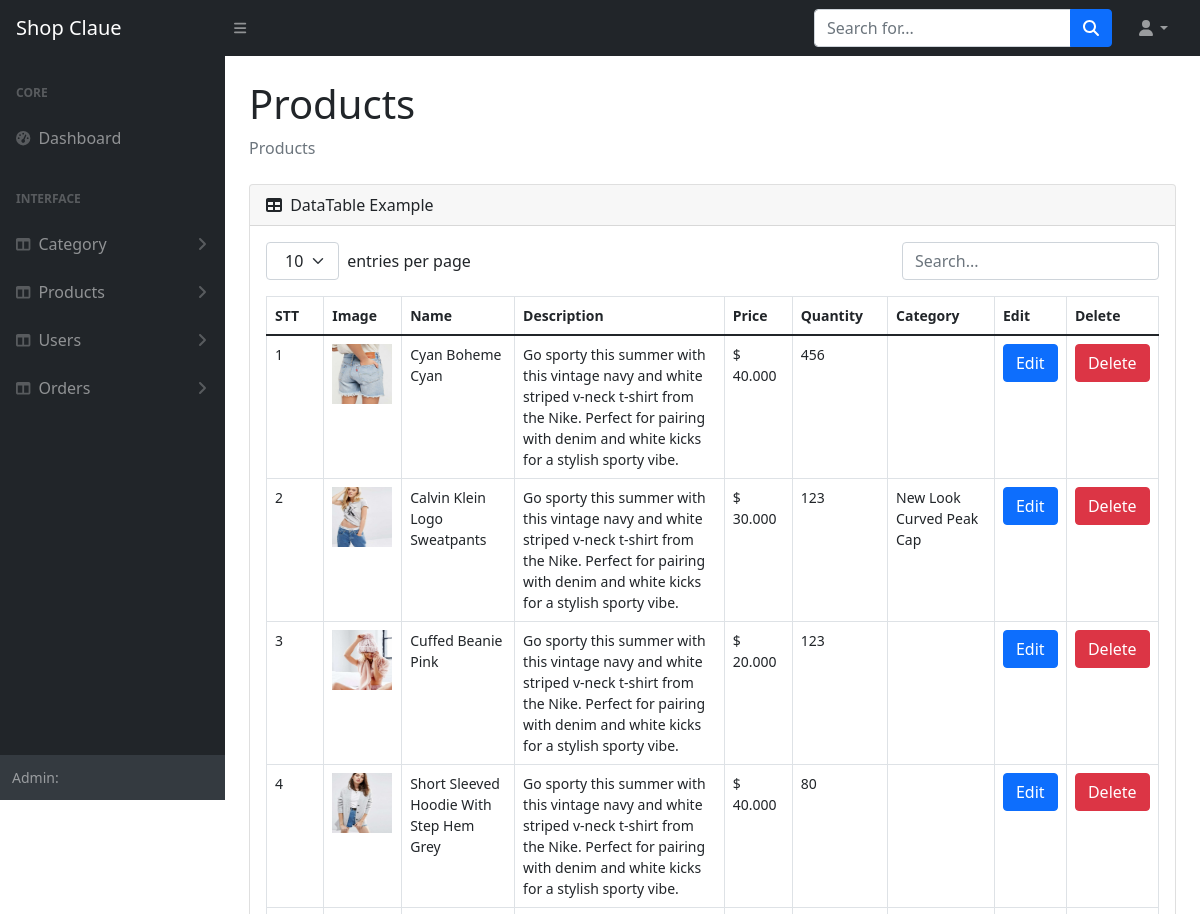
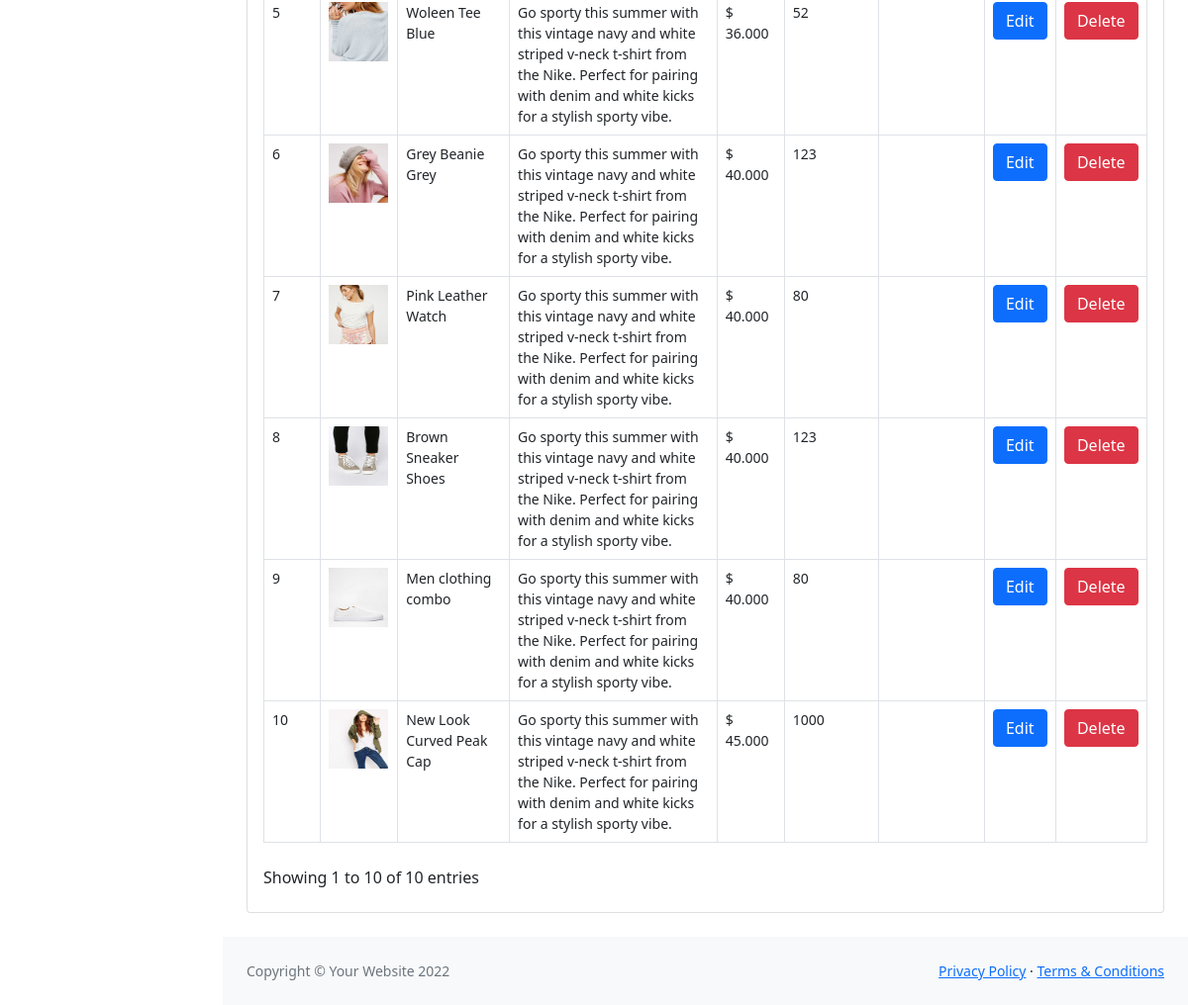
/admin/products/index.php, run on the app's committed database (2 pictures, top to bottom).
### tables this page shows
CREATE TABLE `products` (
  `id` int(11) NOT NULL,
  `image` varchar(2048) NOT NULL,
  `name` varchar(128) NOT NULL,
  `description` text NOT NULL,
  `price` double NOT NULL,
  `quantity` int(11) NOT NULL,
  `category_id` int(11) NOT NULL
);

### core/db/db_products.php (called while the page is built, shortened)
<?php
$pdo = get_pdo();
function get_all_products(){
    global $pdo;
    $sql = "SELECT * FROM PRODUCTS";
    $stmt = $pdo->prepare($sql);
    $stmt->execute();
    $stmt->setFetchMode(PDO::FETCH_ASSOC);
    $result = $stmt->fetchAll();
    $products_list = array();
    foreach ($result as $row){
        $products= array(
            'id' => $row['id'],
            'image' => $row['image'],
            'name' => $row['name'],
            'description' => $row['description'],
            'price' => $row['price'],
            'quantity' => $row['quantity'],
            'category_id' => $row['category_id']
        );
        array_push($products_list, $products);
    }
    return $products_list;
}
?>

### core/db/db_category.php (called while the page is built, shortened)
<?php
$pdo = get_pdo();
function get_all_categories(){
    global $pdo;
    $sql = "SELECT * FROM CATEGORIES";
    $stmt = $pdo->prepare($sql);
    $stmt->execute();
    $stmt->setFetchMode(PDO::FETCH_ASSOC);
    $result = $stmt->fetchAll();
    $category_list = array();
    foreach ($result as $row){
        $category = array(
            'id' => $row['id'],
            'image' => $row['image'],
            'name' => $row['name'],
            'description' => $row['description']
        );
        array_push($category_list, $category);
    }
    return $category_list;
}
function get_category($category_id){
    global $pdo;
    $sql = "SELECT * FROM CATEGORIES WHERE ID=:id";
    $stmt = $pdo->prepare($sql);
    $stmt->bindParam(':id', $category_id);
    $stmt->execute();
    $stmt->setFetchMode(PDO::FETCH_ASSOC);
    $result = $stmt->fetchAll();
    foreach ($result as $row){
        return array(
            'id' => $row['id'],
            'name' => $row['name'],
            'img' => $row['image'],
            'description' => $row['description'],
        );
    }
    return null;
}

### admin/view/products/_index.php (the view, shortened to what this page needs)
<!DOCTYPE html>
<html lang="en">
<head>
    <link href="../../public/admin/css/style.css" rel="stylesheet" />
</head>
<body class="sb-nav-fixed">
    <?php include_once '../view/inc/_navbar.php' ?>
    <div id="layoutSidenav">
        <?php include_once '../view/inc/_sideleft.php' ?>
        <div id="layoutSidenav_content">
            <main>
                <div class="container-fluid px-4">
                    <h1 class="mt-4">Products</h1>
                    <ol class="breadcrumb mb-4">
                        <li class="breadcrumb-item active">Products</li>
                    </ol>
                    <div class="card mb-4">
                        <div class="card-header">
                            <i class="fas fa-table me-1"></i>
                            DataTable Example
                        </div>
                        <div class="card-body">
                            <table id="datatablesSimple">
                                <thead>
                                    <tr>
                                        <th>STT</th>
                                        <th>Image</th>
                                        <th>Name</th>
                                        <th>Description</th>
                                        <th>Price</th>
                                        <th>Quantity</th>
                                        <th>Category</th>
                                        <th>Edit</th>
                                        <th>Delete</th>
                                    </tr>
                                </thead>
                                <tbody>
                                    <?php $index = 0; ?>
                                    <?php foreach ($product_list as $product) { ?>
                                        <tr>
                                            <td>
                                                <?php echo ++$index; ?>
                                            </td>
                                            <td><img src="../../public/media/img/<?php echo $product['image']; ?>.jpg"
                                                    width="60" height="60"></td>
                                            <td>
                                                <?php echo $product['name']; ?>
                                            </td>
                                            <td>
                                                <?php echo $product['description']; ?>
                                            </td>
                                            <td>$
                                                <?php echo $product['price']; ?>.000
                                            </td>
                                            <td>
                                                <?php echo $product['quantity']; ?>
                                            </td>
                                            <td>
                                                <?php echo get_category($product['category_id'])['name'];?>
                                            </td>
                                            <td>
                                                <a class="btn btn-primary"
                                                    href="edit.php?product_id=<?php echo $product['id']; ?>">Edit</a>
                                            </td>
                                            <td>
                                                <a class="btn btn-danger"
                                                    href="delete.php?product_id=<?php echo $product['id']; ?>">Delete</a>
                                            </td>
                                        </tr>
                                    <?php } ?>
                                </tbody>
                            </table>
                        </div>
                    </div>
                </div>
            </main>
            <footer class="py-4 bg-light mt-auto">
                <div class="container-fluid px-4">
                    <div class="d-flex align-items-center justify-content-between small">
                        <div class="text-muted">Copyright &copy; Your Website 2022</div>
                        <div>
                            <a href="#">Privacy Policy</a>
                            &middot;
                            <a href="#">Terms &amp; Conditions</a>
                        </div>
                    </div>
                </div>
            </footer>
        </div>
    </div>
</body>
</html>

### admin/products/index.php (shortened to what this page needs)
<?php
if ($_SERVER['REQUEST_METHOD'] === 'GET') {
    $product_list = get_all_products();
    $catecoryLits = get_all_categories();
    include_once '../view/products/_index.php';
}

### admin/view/inc/_navbar.php (shortened to what this page needs)
<nav class="sb-topnav navbar navbar-expand navbar-dark bg-dark">
    <a class="navbar-brand ps-3" href="../../home.php">Shop Claue</a>
    <button class="btn btn-link btn-sm order-1 order-lg-0 me-4 me-lg-0" id="sidebarToggle" href="#!"><i class="fas fa-bars"></i></button>
    <form class="d-none d-md-inline-block form-inline ms-auto me-0 me-md-3 my-2 my-md-0">
        <div class="input-group">
            <input class="form-control" type="text" placeholder="Search for..." aria-label="Search for..." aria-describedby="btnNavbarSearch" />
            <button class="btn btn-primary" id="btnNavbarSearch" type="button"><i class="fas fa-search"></i></button>
        </div>
    </form>
    <ul class="navbar-nav ms-auto ms-md-0 me-3 me-lg-4">
        <li class="nav-item dropdown">
            <a class="nav-link dropdown-toggle" id="navbarDropdown" href="#" role="button" data-bs-toggle="dropdown" aria-expanded="false"><i class="fas fa-user fa-fw"></i></a>
        </li>
    </ul>
</nav>

### admin/view/inc/_sideleft.php (shortened to what this page needs)
<div id="layoutSidenav_nav">
    <nav class="sb-sidenav accordion sb-sidenav-dark" id="sidenavAccordion">
        <div class="sb-sidenav-menu">
            <div class="nav">
                <div class="sb-sidenav-menu-heading">Core</div>
                <a class="nav-link" href="../../admin/statistics/index.php">
                    <div class="sb-nav-link-icon"><i class="fas fa-tachometer-alt"></i></div>
                    Dashboard
                </a>
                <div class="sb-sidenav-menu-heading">Interface</div>
                <a class="nav-link collapsed" href="#" data-bs-toggle="collapse" data-bs-target="#collapseCategory" aria-expanded="false" aria-controls="collapseLayouts">
                    <div class="sb-nav-link-icon"><i class="fas fa-columns"></i></div>
                    Category
                    <div class="sb-sidenav-collapse-arrow"><i class="fas fa-angle-down"></i></div>
                </a>
                <a class="nav-link collapsed" href="#" data-bs-toggle="collapse" data-bs-target="#collapseProduct" aria-expanded="false" aria-controls="collapseLayouts">
                    <div class="sb-nav-link-icon"><i class="fas fa-columns"></i></div>
                    Products
                    <div class="sb-sidenav-collapse-arrow"><i class="fas fa-angle-down"></i></div>
                </a>
                <a class="nav-link collapsed" href="#" data-bs-toggle="collapse" data-bs-target="#collapseUser" aria-expanded="false" aria-controls="collapseLayouts">
                    <div class="sb-nav-link-icon"><i class="fas fa-columns"></i></div>
                    Users
                    <div class="sb-sidenav-collapse-arrow"><i class="fas fa-angle-down"></i></div>
                </a>
                <a class="nav-link collapsed" href="#" data-bs-toggle="collapse" data-bs-target="#collapseOrder" aria-expanded="false" aria-controls="collapseLayouts">
                    <div class="sb-nav-link-icon"><i class="fas fa-columns"></i></div>
                    Orders
                    <div class="sb-sidenav-collapse-arrow"><i class="fas fa-angle-down"></i></div>
                </a>
            </div>
        </div>
        <div class="sb-sidenav-footer">
            <div class="small">Admin:</div>
        </div>
    </nav>
</div>

### data on the page
products: image (picture), name "Cyan Boheme Cyan", description "Go sporty this summer with this vintage navy and white striped v-neck t-shirt from the Nike. Perfect for pairing with denim and white kicks for a stylish sporty vibe.", price "40", quantity "456"
products: image (picture), name "Calvin Klein Logo Sweatpants", description "Go sporty this summer with this vintage navy and white striped v-neck t-shirt from the Nike. Perfect for pairing with denim and white kicks for a stylish sporty vibe.", price "30", quantity "123", name "New Look Curved Peak Cap"
products: image (picture), name "Cuffed Beanie Pink", description "Go sporty this summer with this vintage navy and white striped v-neck t-shirt from the Nike. Perfect for pairing with denim and white kicks for a stylish sporty vibe.", price "20", quantity "123"
products: image (picture), name "Short Sleeved Hoodie With Step Hem Grey", description "Go sporty this summer with this vintage navy and white striped v-neck t-shirt from the Nike. Perfect for pairing with denim and white kicks for a stylish sporty vibe.", price "40", quantity "80"
products: image (picture), name "Woleen Tee Blue", description "Go sporty this summer with this vintage navy and white striped v-neck t-shirt from the Nike. Perfect for pairing with denim and white kicks for a stylish sporty vibe.", price "36", quantity "52"
products: image (picture), name "Grey Beanie Grey", description "Go sporty this summer with this vintage navy and white striped v-neck t-shirt from the Nike. Perfect for pairing with denim and white kicks for a stylish sporty vibe.", price "40", quantity "123"
products: image (picture), name "Pink Leather Watch", description "Go sporty this summer with this vintage navy and white striped v-neck t-shirt from the Nike. Perfect for pairing with denim and white kicks for a stylish sporty vibe.", price "40", quantity "80"
products: image (picture), name "Brown Sneaker Shoes", description "Go sporty this summer with this vintage navy and white striped v-neck t-shirt from the Nike. Perfect for pairing with denim and white kicks for a stylish sporty vibe.", price "40", quantity "123"
products: image (picture), name "Men clothing combo", description "Go sporty this summer with this vintage navy and white striped v-neck t-shirt from the Nike. Perfect for pairing with denim and white kicks for a stylish sporty vibe.", price "40", quantity "80"
products: image (picture), name "New Look Curved Peak Cap", description "Go sporty this summer with this vintage navy and white striped v-neck t-shirt from the Nike. Perfect for pairing with denim and white kicks for a stylish sporty vibe.", price "45", quantity "1000"
